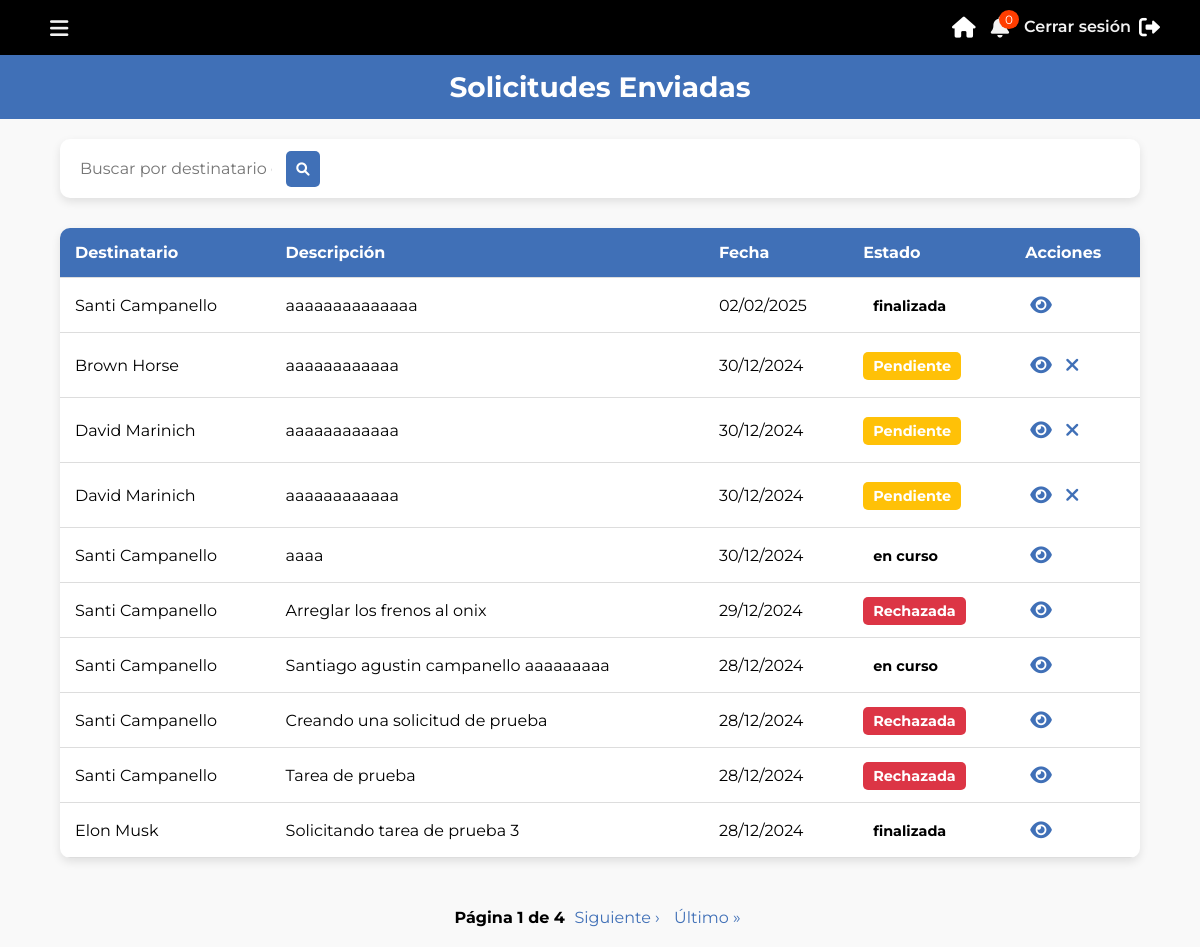
/solicitudes-enviadas/ (signed in), run on the app's committed database.
### core/models.py (models this page shows, shortened)
class SolicitudTarea(models.Model):
    ESTADOS = [
        ('pendiente', 'Pendiente'),
        ('aceptada', 'Aceptada'),
        ('rechazada', 'Rechazada'),
    ]
    solicitante = models.ForeignKey(User, related_name='solicitudes_enviadas', on_delete=models.CASCADE)
    destinatario = models.ForeignKey(User, related_name='solicitudes_recibidas', on_delete=models.CASCADE)
    descripcion = models.TextField()
    fecha_creacion = models.DateTimeField(auto_now_add=True)
    fecha_finalizacion = models.DateField(default=date.today)
    estado = models.CharField(max_length=10, choices=ESTADOS, default='pendiente')
    motivo_rechazo = models.TextField(blank=True, null=True)

class CustomUser(AbstractUser):
    sectores = models.ManyToManyField(Sector, related_name='usuarios', blank=True)
    profile_picture = models.ImageField(upload_to='profile_pictures/', blank=True, null=True)
    groups = models.ManyToManyField(
        'auth.Group',
        related_name='customuser_set',
        blank=True,
        help_text=('The groups this user belongs to. A user will get all permissions '
                   'granted to each of their groups.'),
        verbose_name=('groups'),
    )
    user_permissions = models.ManyToManyField(
        'auth.Permission',
        related_name='customuser_set',
        blank=True,
        help_text=('Specific permissions for this user.'),
        verbose_name=('user permissions'),
    )

### core/views.py (the view)
# urls.py: path('solicitudes-enviadas/', views.solicitudes_enviadas, name='solicitudes_enviadas'),
@loading_view
@login_required
def solicitudes_enviadas(request):
    solicitudes = SolicitudTarea.objects.filter(solicitante=request.user).order_by('-fecha_creacion')
    query = request.GET.get('q', '').strip()
    if query:
        solicitudes = solicitudes.filter(
            Q(destinatario__first_name__icontains=query) |
            Q(destinatario__last_name__icontains=query) |
            Q(estado__icontains=query)
        )
    paginator = Paginator(solicitudes, 10)  # 10 solicitudes por página
    page_number = request.GET.get('page')
    page_obj = paginator.get_page(page_number)
    return render(request, 'solicitudes_enviadas.html', {
        'solicitudes': page_obj,
        'query': query,
    })

### core/context_processors.py (called while the page is built)
def notificaciones_context(request):
    if request.user.is_authenticated:
        notificaciones_no_leidas = Notificacion.objects.filter(
            tarea__sector__in=request.user.sectores.all(),
            leida=False
        )
        return {
            'notificaciones_no_leidas': notificaciones_no_leidas,
            'cantidad_no_leidas': notificaciones_no_leidas.count(),
        }
    return {}

### core/views.py (called while the page is built)
def loading_view(view_func):
    @wraps(view_func)
    def wrapper(request, *args, **kwargs):
        if request.GET.get('loading') == 'true':
            return render(request, 'loading.html')
        return view_func(request, *args, **kwargs)
    return wrapper

### templates/solicitudes_enviadas.html (shortened to what this page needs)
{% load static %}
<!DOCTYPE html>
<html lang="es">
<head>
    <link rel="stylesheet" href="{% static 'css/solicitudes_enviadas.css' %}">
</head>
<body>
    {% include 'loading.html' %}
    {% include "header.html" %}
    <div class="section-title">
        <div class="section-design">
            <h2>Solicitudes Enviadas</h2>
        </div>
    </div>
    <div class="solicitudes-container">
        <div class="barra-busqueda">
            <form method="get">
                <input type="text" name="q" value="{{ query }}" placeholder="Buscar por destinatario o estado">
                <button type="submit"><i class="fas fa-search"></i></button>
            </form>
        </div>
        <div class="tabla-solicitudes">
            <table>
                <thead>
                    <tr>
                        <th>Destinatario</th>
                        <th>Descripción</th>
                        <th>Fecha</th>
                        <th>Estado</th>
                        <th>Acciones</th>
                    </tr>
                </thead>
                <tbody>
                    {% for solicitud in solicitudes %}
                    <tr>
                        <td>{{ solicitud.destinatario.first_name }} {{ solicitud.destinatario.last_name }}</td>
                        <td>{{ solicitud.descripcion }}</td>
                        <td>{{ solicitud.fecha_creacion|date:"d/m/Y" }}</td>
                        <td>
                            <span class="estado {{ solicitud.estado }}">
                                {{ solicitud.get_estado_display }}
                            </span>
                        </td>
                        <td>
                            <a href="{% url 'gestionar_tarea' solicitud.id %}" class="btn-detalle"><i class="fas fa-eye"></i></a>
                            {% if solicitud.estado == 'pendiente' %}
                            <form method="post" action="{% url 'cancelar_solicitud' solicitud.id %}" style="display: inline;">
                                <button type="submit" class="btn-cancelar"><i class="fas fa-times"></i></button>
                            </form>
                            {% endif %}
                        </td>
                    </tr>
                    {% empty %}
                    <tr>
                        <td colspan="5">No se encontraron solicitudes.</td>
                    </tr>
                    {% endfor %}
                </tbody>
            </table>
        </div>
        <div class="paginacion">
            <span class="step-links">
                <span class="current">
                    Página {{ solicitudes.number }} de {{ solicitudes.paginator.num_pages }}
                </span>
                {% if solicitudes.has_next %}
                    <a href="?page={{ solicitudes.next_page_number }}{% if query %}&q={{ query }}{% endif %}">Siguiente &rsaquo;</a>
                    <a href="?page={{ solicitudes.paginator.num_pages }}{% if query %}&q={{ query }}{% endif %}">Último &raquo;</a>
                {% endif %}
            </span>
        </div>
    </div>
</body>
</html>

### static/CSS/solicitudes_enviadas.css (style rules this page uses)
* { scrollbar-width: thin; scrollbar-color: #4070B7 #f4f6f9; }
body { font-family: 'Segoe UI', Tahoma, Geneva, Verdana, sans-serif; background-color: #f9f9f9; margin: 0; padding: 0; }
.section-title { display: flex; justify-content: center; align-items: center; background: #4070B7; color: white; padding: 15px 0; }
.section-title h2 { font-size: 28px; font-weight: bold; }
.solicitudes-container { max-width: 90%; margin: 20px auto; display: flex; flex-direction: column; gap: 30px; }
.barra-busqueda { display: flex; align-items: center; width: 100%; justify-content: space-around; gap: 10px; padding: 10px; background: white; border-radius: 10px; box-shadow: 0 4px 10px rgba(0, 0, 0, 0.1); }
.barra-busqueda > form { width: 100%; }
.barra-busqueda input { flex: 1; border: none; outline: none; font-size: 1em; padding: 10px; width: 20%; }
.barra-busqueda button { background: #4070B7; color: white; border: none; padding: 10px; border-radius: 5px; cursor: pointer; transition: background 0.3s ease; }
.tabla-solicitudes table { width: 100%; border-collapse: collapse; background: white; border-radius: 10px; box-shadow: 0 4px 10px rgba(0, 0, 0, 0.1); overflow: hidden; }
.tabla-solicitudes th, .tabla-solicitudes td { padding: 15px; text-align: left; border-bottom: 1px solid #ddd; }
.tabla-solicitudes th { background: #4070B7; color: white; }
.estado { padding: 5px 10px; border-radius: 5px; font-size: 0.9em; font-weight: bold; }
.estado.pendiente { background: #FFC107; color: white; }
.estado.rechazada { background: #DC3545; color: white; }
.btn-detalle, .btn-cancelar { background: white; border: none; padding: 5px; border-radius: 50%; color: #4070B7; font-size: 1.2em; cursor: pointer; transition: background 0.3s ease, color 0.3s ease; }
.estado.pendiente { color: #ffffff; font-weight: bold; }
.estado.rechazada { color: #ffffff; font-weight: bold; }
.paginacion { margin-top: 20px; text-align: center; }
.paginacion .step-links a { margin: 0 5px; color: #4070B7; text-decoration: none; }
.paginacion .step-links .current { font-weight: bold; }

### static/CSS/loading.css (style rules this page uses)
:root { --primary-color: #4070B7; --secondary-color: #ffffff; --background-overlay: rgba(255, 255, 255, 0.966); --loading-bar-height: 8px; --loading-bar-radius: 10px; --font-family: 'Arial', sans-serif; }
* { margin: 0; padding: 0; box-sizing: border-box; }

### static/CSS/header.css (style rules this page uses)
* { box-sizing: border-box; margin: 0; padding: 0; font-family: "Montserrat", sans-serif; }

### data on the page
SolicitudTarea: destinatario.first_name "Santi", destinatario.last_name "Campanello", descripcion "aaaaaaaaaaaaaa", fecha_creacion "02/02/2025", estado "finalizada"
SolicitudTarea: destinatario.first_name "Brown", destinatario.last_name "Horse", descripcion "aaaaaaaaaaaa", fecha_creacion "30/12/2024", estado "Pendiente"
SolicitudTarea: destinatario.first_name "David", destinatario.last_name "Marinich", descripcion "aaaaaaaaaaaa", fecha_creacion "30/12/2024", estado "Pendiente"
SolicitudTarea: destinatario.first_name "David", destinatario.last_name "Marinich", descripcion "aaaaaaaaaaaa", fecha_creacion "30/12/2024", estado "Pendiente"
SolicitudTarea: destinatario.first_name "Santi", destinatario.last_name "Campanello", descripcion "aaaa", fecha_creacion "30/12/2024", estado "en curso"
SolicitudTarea: destinatario.first_name "Santi", destinatario.last_name "Campanello", descripcion "Arreglar los frenos al onix", fecha_creacion "29/12/2024", estado "Rechazada"
SolicitudTarea: destinatario.first_name "Santi", destinatario.last_name "Campanello", descripcion "Santiago agustin campanello aaaaaaaaa", fecha_creacion "28/12/2024", estado "en curso"
SolicitudTarea: destinatario.first_name "Santi", destinatario.last_name "Campanello", descripcion "Creando una solicitud de prueba", fecha_creacion "28/12/2024", estado "Rechazada"
SolicitudTarea: destinatario.first_name "Santi", destinatario.last_name "Campanello", descripcion "Tarea de prueba", fecha_creacion "28/12/2024", estado "Rechazada"
SolicitudTarea: destinatario.first_name "Elon", destinatario.last_name "Musk", descripcion "Solicitando tarea de prueba 3", fecha_creacion "28/12/2024", estado "finalizada"

### other printed values
{{ cantidad_no_leidas }} "0"
{{ solicitudes.number }} "1"
{{ solicitudes.paginator.num_pages }} "4"
